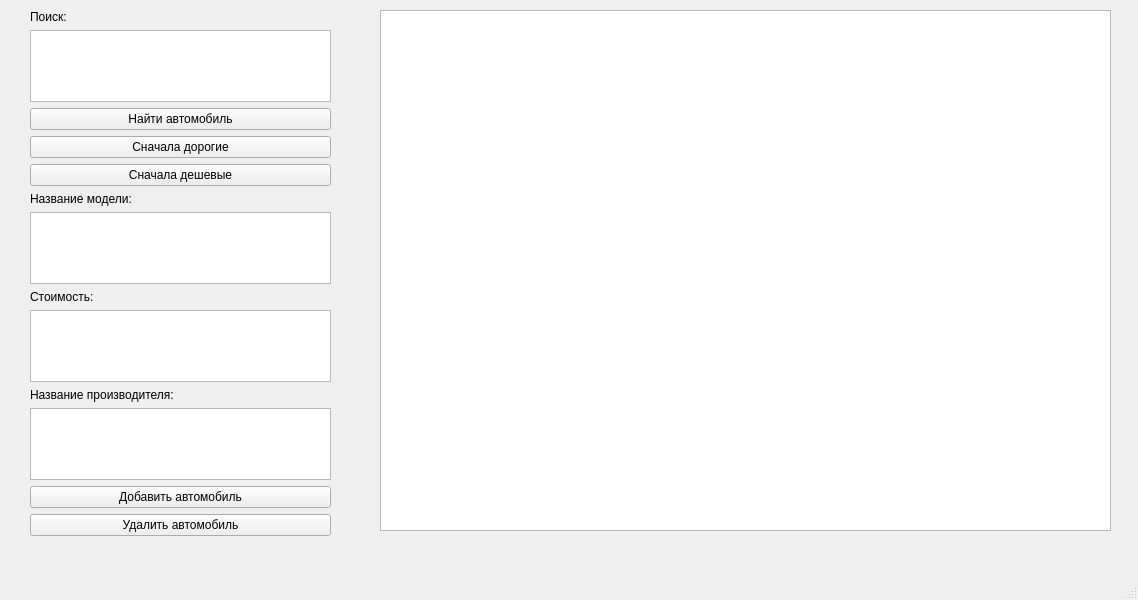
<?xml version="1.0" encoding="UTF-8"?>
<ui version="4.0">
 <class>MainWindow</class>
 <widget class="QMainWindow" name="MainWindow">
  <property name="geometry">
   <rect>
    <x>0</x>
    <y>0</y>
    <width>1138</width>
    <height>600</height>
   </rect>
  </property>
  <property name="windowTitle">
   <string>Главное окно</string>
  </property>
  <widget class="QWidget" name="centralwidget">
   <widget class="QWidget" name="gridLayoutWidget">
    <property name="geometry">
     <rect>
      <x>380</x>
      <y>10</y>
      <width>731</width>
      <height>521</height>
     </rect>
    </property>
    <layout class="QGridLayout" name="gridLayout">
     <item row="0" column="0">
      <widget class="QListView" name="listView_2"/>
     </item>
    </layout>
   </widget>
   <widget class="QWidget" name="gridLayoutWidget_2">
    <property name="geometry">
     <rect>
      <x>30</x>
      <y>10</y>
      <width>301</width>
      <height>526</height>
     </rect>
    </property>
    <layout class="QGridLayout" name="gridLayout_2">
     <item row="8" column="0">
      <widget class="QLabel" name="label_2">
       <property name="text">
        <string>Стоимость:</string>
       </property>
      </widget>
     </item>
     <item row="10" column="0">
      <widget class="QLabel" name="label">
       <property name="text">
        <string>Название производителя:</string>
       </property>
      </widget>
     </item>
     <item row="2" column="0">
      <widget class="QPushButton" name="pushButton_2">
       <property name="text">
        <string>Найти автомобиль</string>
       </property>
      </widget>
     </item>
     <item row="5" column="0">
      <widget class="QPushButton" name="pushButton">
       <property name="text">
        <string>Сначала дешевые</string>
       </property>
      </widget>
     </item>
     <item row="12" column="0">
      <widget class="QPushButton" name="pushButton_3">
       <property name="text">
        <string>Добавить автомобиль</string>
       </property>
      </widget>
     </item>
     <item row="4" column="0">
      <widget class="QPushButton" name="pushButton_6">
       <property name="text">
        <string>Сначала дорогие</string>
       </property>
      </widget>
     </item>
     <item row="13" column="0">
      <widget class="QPushButton" name="pushButton_4">
       <property name="text">
        <string>Удалить автомобиль</string>
       </property>
      </widget>
     </item>
     <item row="7" column="0">
      <widget class="QTextEdit" name="textEdit_4"/>
     </item>
     <item row="11" column="0">
      <widget class="QTextEdit" name="textEdit_3">
       <property name="toolTip">
        <string/>
       </property>
       <property name="statusTip">
        <string/>
       </property>
       <property name="whatsThis">
        <string/>
       </property>
      </widget>
     </item>
     <item row="9" column="0">
      <widget class="QTextEdit" name="textEdit"/>
     </item>
     <item row="1" column="0">
      <widget class="QTextEdit" name="textEdit_2"/>
     </item>
     <item row="6" column="0">
      <widget class="QLabel" name="label_3">
       <property name="text">
        <string>Название модели:</string>
       </property>
      </widget>
     </item>
     <item row="0" column="0">
      <widget class="QLabel" name="label_4">
       <property name="text">
        <string>Поиск:</string>
       </property>
      </widget>
     </item>
    </layout>
   </widget>
  </widget>
  <widget class="QMenuBar" name="menubar">
   <property name="geometry">
    <rect>
     <x>0</x>
     <y>0</y>
     <width>1138</width>
     <height>21</height>
    </rect>
   </property>
  </widget>
  <widget class="QStatusBar" name="statusbar"/>
 </widget>
 <resources/>
 <connections/>
</ui>
